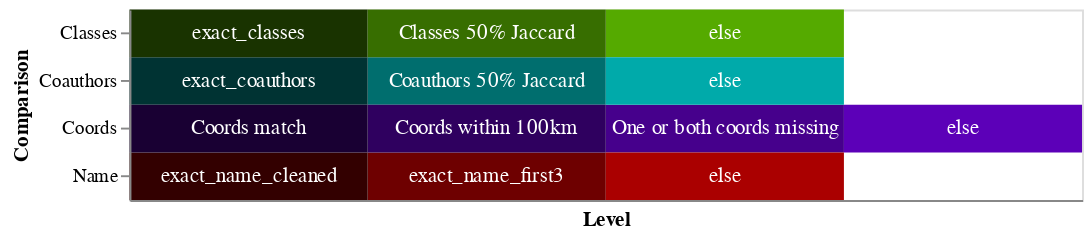

The notebook cell saved with this chart:
### Code cell
legend_base = (
    alt.Chart(levels, height=100, width=width)
    .mark_rect()
    .encode(
        x=alt.X("level_idx:N", axis=alt.Axis(title="Level", labels=False, ticks=False)),
        y=alt.Y(
            "comparison",
            title="Comparison",
        ),
        tooltip=["level"],
    )
)
legend_rects = legend_base.encode(
    color=alt.Color(
        "id",
        title="Comparison:Level",
        scale=alt.Scale(domain=list(color_map.keys()), range=list(color_map.values())),
        legend=None,
    ),
    tooltip=["level"],
)
legend_text = legend_base.mark_text(
    align="center",
    baseline="middle",
    color="white",
).encode(
    text="level",
)
legend = legend_rects + legend_text
level_filter = alt.selection_point(fields=["comparison", "level"])
legend = legend.add_params(level_filter)
legend

### Figure 1 — Vega-Lite specification as saved in the notebook (floating-point values rounded to 4 significant figures)
{"config": {"view": {"continuousWidth": 300, "continuousHeight": 300}}, "layer": [{"mark": {"type": "rect"}, "encoding": {"color": {"field": "id", "legend": null, "scale": {"domain": ["Name:exact_name_cleaned", "Name:exact_name_first3", "Name:else", "Classes:exact_classes", "Classes:Classes 50% Jaccard", "Classes:else", "Coauthors:exact_coauthors", "Coauthors:Coauthors 50% Jaccard", "Coauthors:else", "Coords:Coords match", "Coords:Coords within 100km", "Coords:One or both coords missing", "Coords:else"], "range": ["#330000", "#6e0000", "#aa0000", "#193300", "#376e00", "#55aa00", "#003333", "#006e6e", "#00aaaa", "#190033", "#2f005f", "#46008c", "#5c00b8"]}, "title": "Comparison:Level", "type": "nominal"}, "tooltip": [{"field": "level", "type": "nominal"}], "x": {"axis": {"labels": false, "ticks": false, "title": "Level"}, "field": "level_idx", "type": "nominal"}, "y": {"field": "comparison", "title": "Comparison", "type": "nominal"}}, "name": "view_139"}, {"mark": {"type": "text", "align": "center", "baseline": "middle", "color": "white"}, "encoding": {"text": {"field": "level", "type": "nominal"}, "tooltip": [{"field": "level", "type": "nominal"}], "x": {"axis": {"labels": false, "ticks": false, "title": "Level"}, "field": "level_idx", "type": "nominal"}, "y": {"field": "comparison", "title": "Comparison", "type": "nominal"}}}], "data": {"name": "data-b1efcf5d4b36a03551c79a2825b4a41e"}, "height": 100, "params": [{"name": "param_188", "select": {"type": "point", "fields": ["comparison", "level"]}, "views": ["view_139"]}], "width": 500, "$schema": "https://vega.github.io/schema/vega-lite/v5.15.1.json", "datasets": {"data-b1efcf5d4b36a03551c79a2825b4a41e": [{"id": "Classes:else", "comparison": "Classes", "level": "else", "level_idx": 2}, {"id": "Name:exact_name_first3", "comparison": "Name", "level": "exact_name_first3", "level_idx": 1}, {"id": "Coords:One or both coords missing", "comparison": "Coords", "level": "One or both coords missing", "level_idx": 2}, {"id": "Coauthors:Coauthors 50% Jaccard", "comparison": "Coauthors", "level": "Coauthors 50% Jaccard", "level_idx": 1}, {"id": "Coords:Coords within 100km", "comparison": "Coords", "level": "Coords within 100km", "level_idx": 1}, {"id": "Name:exact_name_cleaned", "comparison": "Name", "level": "exact_name_cleaned", "level_idx": 0}, {"id": "Coauthors:exact_coauthors", "comparison": "Coauthors", "level": "exact_coauthors", "level_idx": 0}, {"id": "Coords:Coords match", "comparison": "Coords", "level": "Coords match", "level_idx": 0}, {"id": "Name:else", "comparison": "Name", "level": "else", "level_idx": 2}, {"id": "Classes:exact_classes", "comparison": "Classes", "level": "exact_classes", "level_idx": 0}, {"id": "Coauthors:else", "comparison": "Coauthors", "level": "else", "level_idx": 2}, {"id": "Coords:else", "comparison": "Coords", "level": "else", "level_idx": 3}, {"id": "Classes:Classes 50% Jaccard", "comparison": "Classes", "level": "Classes 50% Jaccard", "level_idx": 1}]}}
